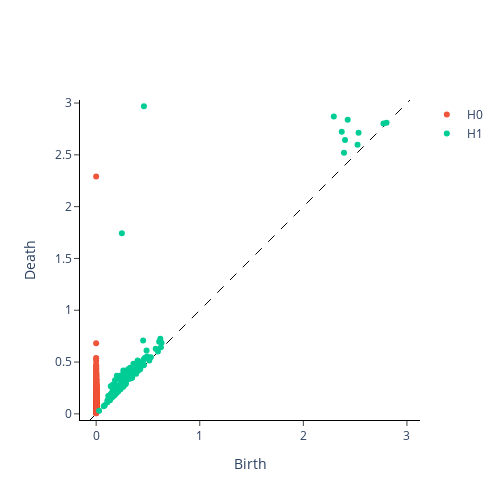
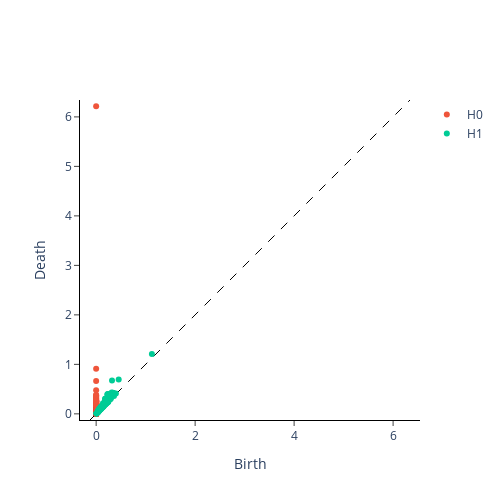

Write notebook code for charts like these, in order.
### Markdown cell above
## Visualize activations

### Code cell
# Persistence diagrams of layerwise activations for the training set

persistence_diagrams = persistence_diagrams_of_activations(nn_1, X_tensor, homology_dimensions=[0,1])

plot_persistence_diagrams(persistence_diagrams)
